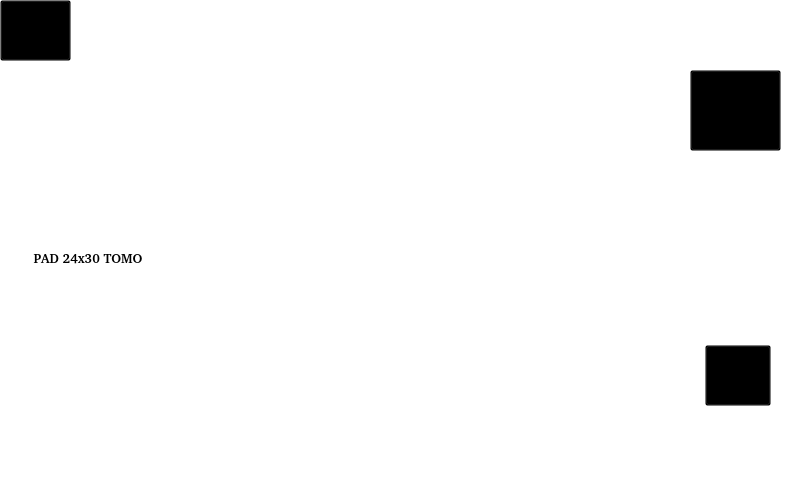
<?xml version="1.0" encoding="UTF-8"?>
<ui version="4.0">
 <class>analogUI</class>
 <widget class="QWidget" name="analogUI">
  <property name="geometry">
   <rect>
    <x>0</x>
    <y>0</y>
    <width>800</width>
    <height>480</height>
   </rect>
  </property>
  <property name="windowTitle">
   <string notr="true">Form</string>
  </property>
  <property name="styleSheet">
   <string notr="true">background-color:rgb(0,0,0,0);
background-image:url(:/paginaOperativaAnalogica/paginaOperativaAnalogica/backgroundOperativoAnalogico.png);</string>
  </property>
  <widget class="QFrame" name="ServicePanelMenuFrame">
   <property name="enabled">
    <bool>true</bool>
   </property>
   <property name="geometry">
    <rect>
     <x>0</x>
     <y>0</y>
     <width>800</width>
     <height>480</height>
    </rect>
   </property>
   <property name="styleSheet">
    <string notr="true">border-image: url(:/transparent.png);</string>
   </property>
   <property name="frameShape">
    <enum>QFrame::StyledPanel</enum>
   </property>
   <property name="frameShadow">
    <enum>QFrame::Raised</enum>
   </property>
   <widget class="QPushButton" name="exitButton">
    <property name="geometry">
     <rect>
      <x>0</x>
      <y>0</y>
      <width>71</width>
      <height>61</height>
     </rect>
    </property>
    <property name="text">
     <string/>
    </property>
   </widget>
   <widget class="QGraphicsView" name="comandi">
    <property name="enabled">
     <bool>true</bool>
    </property>
    <property name="geometry">
     <rect>
      <x>164</x>
      <y>3</y>
      <width>473</width>
      <height>473</height>
     </rect>
    </property>
    <property name="sizePolicy">
     <sizepolicy hsizetype="Ignored" vsizetype="Ignored">
      <horstretch>0</horstretch>
      <verstretch>0</verstretch>
     </sizepolicy>
    </property>
    <property name="styleSheet">
     <string notr="true">background-image: url(:/paginaOperativaAnalogica/paginaOperativaAnalogica/pannelloComandi.png);</string>
    </property>
    <property name="frameShape">
     <enum>QFrame::NoFrame</enum>
    </property>
    <property name="frameShadow">
     <enum>QFrame::Plain</enum>
    </property>
    <property name="lineWidth">
     <number>0</number>
    </property>
    <property name="verticalScrollBarPolicy">
     <enum>Qt::ScrollBarAlwaysOff</enum>
    </property>
    <property name="horizontalScrollBarPolicy">
     <enum>Qt::ScrollBarAlwaysOff</enum>
    </property>
    <property name="backgroundBrush">
     <brush brushstyle="NoBrush">
      <color alpha="0">
       <red>0</red>
       <green>0</green>
       <blue>0</blue>
      </color>
     </brush>
    </property>
    <property name="foregroundBrush">
     <brush brushstyle="NoBrush">
      <color alpha="0">
       <red>0</red>
       <green>0</green>
       <blue>0</blue>
      </color>
     </brush>
    </property>
    <property name="sceneRect">
     <rectf>
      <x>0.000000000000000</x>
      <y>0.000000000000000</y>
      <width>473.000000000000000</width>
      <height>473.000000000000000</height>
     </rectf>
    </property>
    <property name="alignment">
     <set>Qt::AlignLeading|Qt::AlignLeft|Qt::AlignTop</set>
    </property>
    <property name="resizeAnchor">
     <enum>QGraphicsView::AnchorViewCenter</enum>
    </property>
   </widget>
   <widget class="QGraphicsView" name="spessore">
    <property name="geometry">
     <rect>
      <x>20</x>
      <y>70</y>
      <width>126</width>
      <height>126</height>
     </rect>
    </property>
    <property name="sizePolicy">
     <sizepolicy hsizetype="Ignored" vsizetype="Ignored">
      <horstretch>0</horstretch>
      <verstretch>0</verstretch>
     </sizepolicy>
    </property>
    <property name="styleSheet">
     <string notr="true">background-image: url(:/paginaOperativaAnalogica/paginaOperativaAnalogica/spessore.png);</string>
    </property>
    <property name="frameShape">
     <enum>QFrame::NoFrame</enum>
    </property>
    <property name="frameShadow">
     <enum>QFrame::Plain</enum>
    </property>
    <property name="lineWidth">
     <number>0</number>
    </property>
    <property name="verticalScrollBarPolicy">
     <enum>Qt::ScrollBarAlwaysOff</enum>
    </property>
    <property name="horizontalScrollBarPolicy">
     <enum>Qt::ScrollBarAlwaysOff</enum>
    </property>
    <property name="backgroundBrush">
     <brush brushstyle="NoBrush">
      <color alpha="0">
       <red>0</red>
       <green>0</green>
       <blue>0</blue>
      </color>
     </brush>
    </property>
    <property name="foregroundBrush">
     <brush brushstyle="NoBrush">
      <color alpha="0">
       <red>0</red>
       <green>0</green>
       <blue>0</blue>
      </color>
     </brush>
    </property>
    <property name="sceneRect">
     <rectf>
      <x>0.000000000000000</x>
      <y>0.000000000000000</y>
      <width>126.000000000000000</width>
      <height>126.000000000000000</height>
     </rectf>
    </property>
    <property name="alignment">
     <set>Qt::AlignLeading|Qt::AlignLeft|Qt::AlignTop</set>
    </property>
    <property name="resizeAnchor">
     <enum>QGraphicsView::AnchorViewCenter</enum>
    </property>
   </widget>
   <widget class="QGraphicsView" name="forza">
    <property name="geometry">
     <rect>
      <x>20</x>
      <y>285</y>
      <width>126</width>
      <height>126</height>
     </rect>
    </property>
    <property name="styleSheet">
     <string notr="true">background-image: url(:/paginaOperativaAnalogica/paginaOperativaAnalogica/forza.png);</string>
    </property>
    <property name="frameShape">
     <enum>QFrame::NoFrame</enum>
    </property>
    <property name="frameShadow">
     <enum>QFrame::Plain</enum>
    </property>
    <property name="lineWidth">
     <number>0</number>
    </property>
    <property name="verticalScrollBarPolicy">
     <enum>Qt::ScrollBarAlwaysOff</enum>
    </property>
    <property name="horizontalScrollBarPolicy">
     <enum>Qt::ScrollBarAlwaysOff</enum>
    </property>
    <property name="backgroundBrush">
     <brush brushstyle="NoBrush">
      <color alpha="0">
       <red>0</red>
       <green>0</green>
       <blue>0</blue>
      </color>
     </brush>
    </property>
    <property name="foregroundBrush">
     <brush brushstyle="NoBrush">
      <color alpha="0">
       <red>0</red>
       <green>0</green>
       <blue>0</blue>
      </color>
     </brush>
    </property>
    <property name="sceneRect">
     <rectf>
      <x>0.000000000000000</x>
      <y>0.000000000000000</y>
      <width>126.000000000000000</width>
      <height>126.000000000000000</height>
     </rectf>
    </property>
    <property name="alignment">
     <set>Qt::AlignLeading|Qt::AlignLeft|Qt::AlignTop</set>
    </property>
    <property name="resizeAnchor">
     <enum>QGraphicsView::AnchorViewCenter</enum>
    </property>
   </widget>
   <widget class="QFrame" name="sblocco">
    <property name="geometry">
     <rect>
      <x>700</x>
      <y>335</y>
      <width>81</width>
      <height>81</height>
     </rect>
    </property>
    <property name="styleSheet">
     <string notr="true">background-image: url(:/paginaOperativaAnalogica/paginaOperativaAnalogica/sblocco.png);</string>
    </property>
    <property name="frameShape">
     <enum>QFrame::StyledPanel</enum>
    </property>
    <property name="frameShadow">
     <enum>QFrame::Raised</enum>
    </property>
    <widget class="QPushButton" name="sblocco_compressore">
     <property name="geometry">
      <rect>
       <x>5</x>
       <y>10</y>
       <width>66</width>
       <height>61</height>
      </rect>
     </property>
     <property name="styleSheet">
      <string notr="true">background-image: url(:/transparent.png);</string>
     </property>
     <property name="text">
      <string/>
     </property>
    </widget>
   </widget>
   <widget class="QGraphicsView" name="kv">
    <property name="geometry">
     <rect>
      <x>360</x>
      <y>25</y>
      <width>126</width>
      <height>126</height>
     </rect>
    </property>
    <property name="styleSheet">
     <string notr="true">background-image: url(:/paginaOperativaAnalogica/paginaOperativaAnalogica/forza.png);</string>
    </property>
    <property name="frameShape">
     <enum>QFrame::NoFrame</enum>
    </property>
    <property name="frameShadow">
     <enum>QFrame::Plain</enum>
    </property>
    <property name="lineWidth">
     <number>0</number>
    </property>
    <property name="verticalScrollBarPolicy">
     <enum>Qt::ScrollBarAlwaysOff</enum>
    </property>
    <property name="horizontalScrollBarPolicy">
     <enum>Qt::ScrollBarAlwaysOff</enum>
    </property>
    <property name="backgroundBrush">
     <brush brushstyle="NoBrush">
      <color alpha="0">
       <red>0</red>
       <green>0</green>
       <blue>0</blue>
      </color>
     </brush>
    </property>
    <property name="foregroundBrush">
     <brush brushstyle="NoBrush">
      <color alpha="0">
       <red>0</red>
       <green>0</green>
       <blue>0</blue>
      </color>
     </brush>
    </property>
    <property name="sceneRect">
     <rectf>
      <x>0.000000000000000</x>
      <y>0.000000000000000</y>
      <width>473.000000000000000</width>
      <height>473.000000000000000</height>
     </rectf>
    </property>
    <property name="alignment">
     <set>Qt::AlignLeading|Qt::AlignLeft|Qt::AlignTop</set>
    </property>
   </widget>
   <widget class="QGraphicsView" name="proiezioni">
    <property name="geometry">
     <rect>
      <x>360</x>
      <y>155</y>
      <width>126</width>
      <height>126</height>
     </rect>
    </property>
    <property name="styleSheet">
     <string notr="true">background-image: url(:/paginaOperativaAnalogica/paginaOperativaAnalogica/forza.png);</string>
    </property>
    <property name="frameShape">
     <enum>QFrame::NoFrame</enum>
    </property>
    <property name="frameShadow">
     <enum>QFrame::Plain</enum>
    </property>
    <property name="lineWidth">
     <number>0</number>
    </property>
    <property name="verticalScrollBarPolicy">
     <enum>Qt::ScrollBarAlwaysOff</enum>
    </property>
    <property name="horizontalScrollBarPolicy">
     <enum>Qt::ScrollBarAlwaysOff</enum>
    </property>
    <property name="backgroundBrush">
     <brush brushstyle="NoBrush">
      <color alpha="0">
       <red>0</red>
       <green>0</green>
       <blue>0</blue>
      </color>
     </brush>
    </property>
    <property name="foregroundBrush">
     <brush brushstyle="NoBrush">
      <color alpha="0">
       <red>0</red>
       <green>0</green>
       <blue>0</blue>
      </color>
     </brush>
    </property>
    <property name="sceneRect">
     <rectf>
      <x>0.000000000000000</x>
      <y>0.000000000000000</y>
      <width>473.000000000000000</width>
      <height>473.000000000000000</height>
     </rectf>
    </property>
    <property name="alignment">
     <set>Qt::AlignLeading|Qt::AlignLeft|Qt::AlignTop</set>
    </property>
   </widget>
   <widget class="QGraphicsView" name="mAs">
    <property name="geometry">
     <rect>
      <x>355</x>
      <y>315</y>
      <width>126</width>
      <height>126</height>
     </rect>
    </property>
    <property name="styleSheet">
     <string notr="true">background-image: url(:/paginaOperativaAnalogica/paginaOperativaAnalogica/forza.png);</string>
    </property>
    <property name="frameShape">
     <enum>QFrame::NoFrame</enum>
    </property>
    <property name="frameShadow">
     <enum>QFrame::Plain</enum>
    </property>
    <property name="lineWidth">
     <number>0</number>
    </property>
    <property name="verticalScrollBarPolicy">
     <enum>Qt::ScrollBarAlwaysOff</enum>
    </property>
    <property name="horizontalScrollBarPolicy">
     <enum>Qt::ScrollBarAlwaysOff</enum>
    </property>
    <property name="backgroundBrush">
     <brush brushstyle="NoBrush">
      <color alpha="0">
       <red>0</red>
       <green>0</green>
       <blue>0</blue>
      </color>
     </brush>
    </property>
    <property name="foregroundBrush">
     <brush brushstyle="NoBrush">
      <color alpha="0">
       <red>0</red>
       <green>0</green>
       <blue>0</blue>
      </color>
     </brush>
    </property>
    <property name="sceneRect">
     <rectf>
      <x>0.000000000000000</x>
      <y>0.000000000000000</y>
      <width>473.000000000000000</width>
      <height>473.000000000000000</height>
     </rectf>
    </property>
    <property name="alignment">
     <set>Qt::AlignLeading|Qt::AlignLeft|Qt::AlignTop</set>
    </property>
   </widget>
   <widget class="QGraphicsView" name="options">
    <property name="geometry">
     <rect>
      <x>215</x>
      <y>175</y>
      <width>126</width>
      <height>126</height>
     </rect>
    </property>
    <property name="styleSheet">
     <string notr="true">background-image: url(:/paginaOperativaAnalogica/paginaOperativaAnalogica/forza.png);</string>
    </property>
    <property name="frameShape">
     <enum>QFrame::NoFrame</enum>
    </property>
    <property name="frameShadow">
     <enum>QFrame::Plain</enum>
    </property>
    <property name="lineWidth">
     <number>0</number>
    </property>
    <property name="verticalScrollBarPolicy">
     <enum>Qt::ScrollBarAlwaysOff</enum>
    </property>
    <property name="horizontalScrollBarPolicy">
     <enum>Qt::ScrollBarAlwaysOff</enum>
    </property>
    <property name="backgroundBrush">
     <brush brushstyle="NoBrush">
      <color alpha="0">
       <red>0</red>
       <green>0</green>
       <blue>0</blue>
      </color>
     </brush>
    </property>
    <property name="foregroundBrush">
     <brush brushstyle="NoBrush">
      <color alpha="0">
       <red>0</red>
       <green>0</green>
       <blue>0</blue>
      </color>
     </brush>
    </property>
    <property name="sceneRect">
     <rectf>
      <x>0.000000000000000</x>
      <y>0.000000000000000</y>
      <width>473.000000000000000</width>
      <height>473.000000000000000</height>
     </rectf>
    </property>
    <property name="alignment">
     <set>Qt::AlignLeading|Qt::AlignLeft|Qt::AlignTop</set>
    </property>
   </widget>
   <widget class="QFrame" name="pad">
    <property name="geometry">
     <rect>
      <x>15</x>
      <y>200</y>
      <width>141</width>
      <height>81</height>
     </rect>
    </property>
    <property name="styleSheet">
     <string notr="true">background-image: url(:/transparent.png);</string>
    </property>
    <property name="frameShape">
     <enum>QFrame::StyledPanel</enum>
    </property>
    <property name="frameShadow">
     <enum>QFrame::Raised</enum>
    </property>
    <widget class="QFrame" name="padpix">
     <property name="geometry">
      <rect>
       <x>20</x>
       <y>15</y>
       <width>101</width>
       <height>36</height>
      </rect>
     </property>
     <property name="styleSheet">
      <string notr="true">background-image: url(:/transparent.png);
border-image: url(:/Sym/Sym/pad.png);</string>
     </property>
     <property name="frameShape">
      <enum>QFrame::StyledPanel</enum>
     </property>
     <property name="frameShadow">
      <enum>QFrame::Raised</enum>
     </property>
    </widget>
    <widget class="QLabel" name="padname">
     <property name="geometry">
      <rect>
       <x>5</x>
       <y>45</y>
       <width>136</width>
       <height>26</height>
      </rect>
     </property>
     <property name="font">
      <font>
       <family>Bitstream Charter</family>
       <pointsize>10</pointsize>
       <weight>75</weight>
       <bold>true</bold>
      </font>
     </property>
     <property name="text">
      <string notr="true">PAD 24x30 TOMO</string>
     </property>
     <property name="alignment">
      <set>Qt::AlignCenter</set>
     </property>
    </widget>
   </widget>
   <widget class="QFrame" name="unlock_pad">
    <property name="geometry">
     <rect>
      <x>105</x>
      <y>430</y>
      <width>71</width>
      <height>36</height>
     </rect>
    </property>
    <property name="styleSheet">
     <string notr="true">background-image: url(:/transparent.png);
border-image: url(:/AlarmPage/AlarmPage/Unlocked_Pad.png);</string>
    </property>
    <property name="frameShape">
     <enum>QFrame::StyledPanel</enum>
    </property>
    <property name="frameShadow">
     <enum>QFrame::Raised</enum>
    </property>
   </widget>
   <widget class="QFrame" name="alarm_frame">
    <property name="geometry">
     <rect>
      <x>685</x>
      <y>65</y>
      <width>101</width>
      <height>96</height>
     </rect>
    </property>
    <property name="styleSheet">
     <string notr="true">
background-image:url(:/AlarmPage/AlarmPage/alarmPix.png)</string>
    </property>
    <property name="frameShape">
     <enum>QFrame::StyledPanel</enum>
    </property>
    <property name="frameShadow">
     <enum>QFrame::Raised</enum>
    </property>
    <widget class="QPushButton" name="alarm_butt">
     <property name="geometry">
      <rect>
       <x>5</x>
       <y>5</y>
       <width>91</width>
       <height>81</height>
      </rect>
     </property>
     <property name="styleSheet">
      <string notr="true">background-image: url(:/transparent.png);</string>
     </property>
     <property name="text">
      <string/>
     </property>
    </widget>
   </widget>
   <widget class="QFrame" name="unlock_compressor">
    <property name="geometry">
     <rect>
      <x>10</x>
      <y>425</y>
      <width>76</width>
      <height>46</height>
     </rect>
    </property>
    <property name="styleSheet">
     <string notr="true">background-image: url(:/transparent.png);
border-image: url(:/AlarmPage/AlarmPage/Unlocked_Compressor.png);</string>
    </property>
    <property name="frameShape">
     <enum>QFrame::StyledPanel</enum>
    </property>
    <property name="frameShadow">
     <enum>QFrame::Raised</enum>
    </property>
   </widget>
   <widget class="QFrame" name="frameAttesaDati">
    <property name="geometry">
     <rect>
      <x>125</x>
      <y>25</y>
      <width>26</width>
      <height>21</height>
     </rect>
    </property>
    <property name="styleSheet">
     <string notr="true">background-image: url(:/attesa.png);</string>
    </property>
    <property name="frameShape">
     <enum>QFrame::StyledPanel</enum>
    </property>
    <property name="frameShadow">
     <enum>QFrame::Raised</enum>
    </property>
   </widget>
   <widget class="QFrame" name="frameExposedCassette">
    <property name="geometry">
     <rect>
      <x>600</x>
      <y>0</y>
      <width>10</width>
      <height>10</height>
     </rect>
    </property>
    <property name="styleSheet">
     <string notr="true">background-image: url(:/transparent.png);</string>
    </property>
    <property name="frameShape">
     <enum>QFrame::StyledPanel</enum>
    </property>
    <property name="frameShadow">
     <enum>QFrame::Raised</enum>
    </property>
    <widget class="QFrame" name="frame_3">
     <property name="geometry">
      <rect>
       <x>10</x>
       <y>10</y>
       <width>61</width>
       <height>66</height>
      </rect>
     </property>
     <property name="styleSheet">
      <string notr="true">border-image: url(:/Sym/Sym/POTTER-BUCKY-NO_CASSETTA.png);</string>
     </property>
     <property name="frameShape">
      <enum>QFrame::StyledPanel</enum>
     </property>
     <property name="frameShadow">
      <enum>QFrame::Raised</enum>
     </property>
    </widget>
    <widget class="QFrame" name="frame_2">
     <property name="geometry">
      <rect>
       <x>15</x>
       <y>5</y>
       <width>36</width>
       <height>31</height>
      </rect>
     </property>
     <property name="styleSheet">
      <string notr="true">border-image: url(:/AlarmPage/AlarmPage/warningPix.png);</string>
     </property>
     <property name="frameShape">
      <enum>QFrame::StyledPanel</enum>
     </property>
     <property name="frameShadow">
      <enum>QFrame::Raised</enum>
     </property>
    </widget>
   </widget>
   <widget class="QFrame" name="frameMissingCassette">
    <property name="geometry">
     <rect>
      <x>690</x>
      <y>0</y>
      <width>10</width>
      <height>10</height>
     </rect>
    </property>
    <property name="styleSheet">
     <string notr="true">background-image: url(:/transparent.png);</string>
    </property>
    <property name="frameShape">
     <enum>QFrame::StyledPanel</enum>
    </property>
    <property name="frameShadow">
     <enum>QFrame::Raised</enum>
    </property>
    <widget class="QFrame" name="frame_7">
     <property name="geometry">
      <rect>
       <x>5</x>
       <y>10</y>
       <width>61</width>
       <height>71</height>
      </rect>
     </property>
     <property name="styleSheet">
      <string notr="true">border-image: url(:/Sym/Sym/POTTER-BUCKY_CASSETTE.png);</string>
     </property>
     <property name="frameShape">
      <enum>QFrame::StyledPanel</enum>
     </property>
     <property name="frameShadow">
      <enum>QFrame::Raised</enum>
     </property>
    </widget>
    <widget class="QFrame" name="frame_8">
     <property name="geometry">
      <rect>
       <x>15</x>
       <y>5</y>
       <width>36</width>
       <height>31</height>
      </rect>
     </property>
     <property name="styleSheet">
      <string notr="true">border-image: url(:/AlarmPage/AlarmPage/warningPix.png);</string>
     </property>
     <property name="frameShape">
      <enum>QFrame::StyledPanel</enum>
     </property>
     <property name="frameShadow">
      <enum>QFrame::Raised</enum>
     </property>
    </widget>
   </widget>
   <widget class="QFrame" name="frameInvalidPotter">
    <property name="geometry">
     <rect>
      <x>660</x>
      <y>0</y>
      <width>10</width>
      <height>10</height>
     </rect>
    </property>
    <property name="styleSheet">
     <string notr="true">background-image: url(:/transparent.png);</string>
    </property>
    <property name="frameShape">
     <enum>QFrame::StyledPanel</enum>
    </property>
    <property name="frameShadow">
     <enum>QFrame::Raised</enum>
    </property>
    <widget class="QFrame" name="frame_10">
     <property name="geometry">
      <rect>
       <x>15</x>
       <y>5</y>
       <width>66</width>
       <height>61</height>
      </rect>
     </property>
     <property name="styleSheet">
      <string notr="true">border-image: url(:/Sym/Sym/InvalidPotter.png);</string>
     </property>
     <property name="frameShape">
      <enum>QFrame::StyledPanel</enum>
     </property>
     <property name="frameShadow">
      <enum>QFrame::Raised</enum>
     </property>
    </widget>
    <widget class="QFrame" name="frame_11">
     <property name="geometry">
      <rect>
       <x>0</x>
       <y>0</y>
       <width>36</width>
       <height>31</height>
      </rect>
     </property>
     <property name="styleSheet">
      <string notr="true">border-image: url(:/AlarmPage/AlarmPage/warningPix.png);</string>
     </property>
     <property name="frameShape">
      <enum>QFrame::StyledPanel</enum>
     </property>
     <property name="frameShadow">
      <enum>QFrame::Raised</enum>
     </property>
    </widget>
   </widget>
   <widget class="QFrame" name="frameInvalidPad">
    <property name="geometry">
     <rect>
      <x>630</x>
      <y>0</y>
      <width>10</width>
      <height>10</height>
     </rect>
    </property>
    <property name="styleSheet">
     <string notr="true">background-image: url(:/transparent.png);</string>
    </property>
    <property name="frameShape">
     <enum>QFrame::StyledPanel</enum>
    </property>
    <property name="frameShadow">
     <enum>QFrame::Raised</enum>
    </property>
    <widget class="QFrame" name="frame_12">
     <property name="geometry">
      <rect>
       <x>0</x>
       <y>30</y>
       <width>86</width>
       <height>36</height>
      </rect>
     </property>
     <property name="styleSheet">
      <string notr="true">border-image: url(:/Sym/Sym/InvalidPad.png);</string>
     </property>
     <property name="frameShape">
      <enum>QFrame::StyledPanel</enum>
     </property>
     <property name="frameShadow">
      <enum>QFrame::Raised</enum>
     </property>
    </widget>
    <widget class="QFrame" name="frame_13">
     <property name="geometry">
      <rect>
       <x>0</x>
       <y>0</y>
       <width>36</width>
       <height>31</height>
      </rect>
     </property>
     <property name="styleSheet">
      <string notr="true">border-image: url(:/AlarmPage/AlarmPage/warningPix.png);</string>
     </property>
     <property name="frameShape">
      <enum>QFrame::StyledPanel</enum>
     </property>
     <property name="frameShadow">
      <enum>QFrame::Raised</enum>
     </property>
    </widget>
   </widget>
   <widget class="QFrame" name="frameMissingCompression">
    <property name="geometry">
     <rect>
      <x>100</x>
      <y>280</y>
      <width>46</width>
      <height>41</height>
     </rect>
    </property>
    <property name="styleSheet">
     <string notr="true">background-image: url(:/transparent.png);
border-image: url(:/AlarmPage/AlarmPage/warningPix.png);</string>
    </property>
    <property name="frameShape">
     <enum>QFrame::StyledPanel</enum>
    </property>
    <property name="frameShadow">
     <enum>QFrame::Raised</enum>
    </property>
   </widget>
   <widget class="QFrame" name="frameOpenDoor">
    <property name="geometry">
     <rect>
      <x>720</x>
      <y>0</y>
      <width>10</width>
      <height>10</height>
     </rect>
    </property>
    <property name="styleSheet">
     <string notr="true">background-image: url(:/transparent.png);</string>
    </property>
    <property name="frameShape">
     <enum>QFrame::StyledPanel</enum>
    </property>
    <property name="frameShadow">
     <enum>QFrame::Raised</enum>
    </property>
    <widget class="QFrame" name="frame_14">
     <property name="geometry">
      <rect>
       <x>0</x>
       <y>5</y>
       <width>61</width>
       <height>71</height>
      </rect>
     </property>
     <property name="styleSheet">
      <string notr="true">border-image: url(:/Sym/Sym/closed_door_pix.png);</string>
     </property>
     <property name="frameShape">
      <enum>QFrame::StyledPanel</enum>
     </property>
     <property name="frameShadow">
      <enum>QFrame::Raised</enum>
     </property>
    </widget>
    <widget class="QFrame" name="frame_15">
     <property name="geometry">
      <rect>
       <x>0</x>
       <y>5</y>
       <width>41</width>
       <height>31</height>
      </rect>
     </property>
     <property name="styleSheet">
      <string notr="true">border-image: url(:/AlarmPage/AlarmPage/warningPix.png);</string>
     </property>
     <property name="frameShape">
      <enum>QFrame::StyledPanel</enum>
     </property>
     <property name="frameShadow">
      <enum>QFrame::Raised</enum>
     </property>
    </widget>
   </widget>
   <zorder>exitButton</zorder>
   <zorder>comandi</zorder>
   <zorder>spessore</zorder>
   <zorder>forza</zorder>
   <zorder>sblocco</zorder>
   <zorder>kv</zorder>
   <zorder>proiezioni</zorder>
   <zorder>mAs</zorder>
   <zorder>options</zorder>
   <zorder>pad</zorder>
   <zorder>unlock_pad</zorder>
   <zorder>alarm_frame</zorder>
   <zorder>unlock_compressor</zorder>
   <zorder>frameAttesaDati</zorder>
   <zorder>frameExposedCassette</zorder>
   <zorder>frameMissingCassette</zorder>
   <zorder>frameInvalidPotter</zorder>
   <zorder>frameInvalidPad</zorder>
   <zorder>frameMissingCompression</zorder>
   <zorder>frameOpenDoor</zorder>
   <zorder>alarm_butt</zorder>
   <zorder>frame_8</zorder>
  </widget>
 </widget>
 <resources/>
 <connections/>
</ui>
